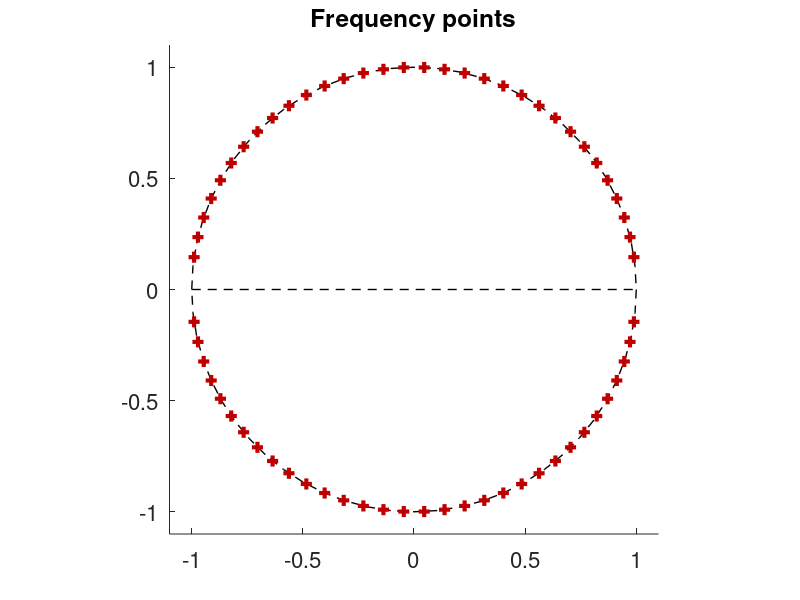

Recreate this plot in MATLAB. (Note: this script raises an error after producing the figure.)

clear
clc
close all

set(groot, 'DefaultAxesFontSize', 16);
set(groot, 'DefaultTextFontSize', 16);
set(groot, 'DefaultLineLineWidth', 2);

red = [0.75,0,0];
green = [0,0.5,0];
blue = [0,0,0.65];

rng(0);

%%

Gbar = tf([0.12 0.18], [1 -1.4 1.443 -1.123 0.7729], 1); % true system

M = 32; % the number of frequency points
N = 30; % the number of samples at each frequency
delta = 0.1; % the margin for frequency points
eta = 0.5; % the bound on noise
arc_dist = (pi - 2*delta) / M; % the arc distance between frequency points
theta = (delta + arc_dist/2):arc_dist:(pi - delta - arc_dist/2);
z = exp(1i.*theta);
zbar = conj(z);

figure;
hold on
axis equal
axis([-1.1, 1.1, -1.1, 1.1]);
rectangle('Position', [-1,-1,2,2], 'Curvature', 1, 'LineStyle', '--', 'LineWidth', 1, 'EdgeColor', 'k');
plot([-1, 1], [0, 0], 'LineStyle', '--', 'LineWidth', 1, 'Color', 'k');
plot(real(z), imag(z), '+', 'MarkerSize', 8, 'LineWidth', 3, 'Color', red);
plot(real(zbar), imag(zbar), '+', 'MarkerSize', 8, 'LineWidth', 3, 'Color', red);
title("Frequency points");

wbar = freqresp(Gbar, z); wbar = squeeze(wbar(1,1,:));
Wbar = repmat(wbar, 1, N);
V = eta*(2*rand(M, N)-1) + 1i*eta*(2*rand(M, N)-1);
Wtil = Wbar + V;

frdatabar = idfrd(wbar, theta, 1);
[magbar, phasebar] = bode(frdatabar);
magbar = squeeze(magbar);
phasebar = squeeze(phasebar);

magtil = zeros(M, N);
phasetil = zeros(M, N);
for k = 1:N
    [magtil(:,k), phasetil(:,k)] = bode(idfrd(Wtil(:,k), theta, 1));
end
magtil_mean = mean(magtil, 2);
magtil_lower = prctile(magtil, 2.5, 2);  % 2.5th percentile (M x 1)
magtil_upper = prctile(magtil, 97.5, 2); % 97.5th percentile (M x 1)
err_lower_mag = magtil_mean - magtil_lower;    % Error bar (lower side)
err_upper_mag = magtil_upper - magtil_mean;    % Error bar (upper side)
phasetil_mean = mean(phasetil, 2);
phasetil_lower = prctile(phasetil, 2.5, 2);  % 2.5th percentile (M x 1)
phasetil_upper = prctile(phasetil, 97.5, 2); % 97.5th percentile (M x 1)
err_lower_phase = phasetil_mean - phasetil_lower;    % Error bar (lower side)
err_upper_phase = phasetil_upper - phasetil_mean;    % Error bar (upper side)

figure();
subplot(2,1,1);
hold on;
plot(theta, 20*log10(magbar));
errorbar(theta, 20*log10(magtil_mean), 20*log10(err_lower_mag), 20*log10(err_upper_mag), 'LineWidth', 2);
set(gca, 'XScale', 'log');
xlabel('Frequency (rad/s)');
ylabel('Magnitude (dB)');
title("Bode Magnitude Plot");
grid on;
subplot(2,1,2);
hold on;
plot(theta, phasebar);
errorbar(theta, phasetil_mean, err_lower_phase, err_upper_phase, 'LineWidth', 2);
set(gca, 'XScale', 'log');
xlabel('Frequency (rad/s)');
ylabel('Phase (degrees)');
title('Bode Phase Plot');
grid on;

Lwbar = loewner(z, wbar);
sv_Lwdot = svd(Lwbar);
Lwtil = loewner(z, Wtil(:,1));
sv_Lwtil = svd(Lwtil);

figure;
hold on
title('Singular Values of the Loewner Matrix');
bar([sv_Lwdot, sv_Lwtil]);
legend(["True", "Noisy"]);

%%
% This part is to verify the formal derivations of loewner-related
% matrices in the paper.
Gpert = tf([0.12 0.18]*(1 + 5e-2), [1 -1.4 1.443+0.12 -1.123-0.02 0.7729+0.001], 1); % tiny num perturb
v = squeeze(freqresp(Gpert, z)) - wbar;
v = v - mean(v);

Lv = loewner(z, v);
Lvadj = adjoint_loewner(z, Lv);
Lvinvadj = inv_adj_loewner(z, v);

v - real(mean(v))
adjoint_loewner(z, Lvinvadj)

Lwbar = loewner(z, wbar);
Lwbaradj = adjoint_loewner(z, Lwbar);
Lvadj_real = [real(Lvadj); imag(Lvadj)];
wbar_real = [real(wbar); imag(wbar)];
trace(Lwbar' * Lv) - trace(wbar_real' * Lvadj_real)

%%

% Hinf vs N
num_exp = 20;
num_N = 8;
tau = 7;
N_values = floor(logspace(1, log10(300), num_N));
M = 32; % the number of frequency points
delta = 0.1; % the margin for frequency points
eta = 0.5; % the bound on noise
arc_dist = (pi - 2*delta) / M; % the arc distance between frequency points
theta = (delta + arc_dist/2):arc_dist:(pi - delta - arc_dist/2);
z = exp(1i.*theta);
zbar = conj(z);
wbar = freqresp(Gbar, z); wbar = squeeze(wbar(1,1,:));

id_errors = zeros(num_N, num_exp);

for roll = 1:num_exp
    counter = 0;
    for N = N_values
        counter = counter + 1;
        fprintf("exp = %d, N = %.2d \n", roll, N);
        Wbar = repmat(wbar, 1, N);
        V = eta*(2*rand(M, N)-1) + 1i*eta*(2*rand(M, N)-1);
        Wtil = Wbar + V;
        what = LNNM(z, Wtil, tau);
        id_errors(counter, roll) = max(abs(what - wbar));
    end
end

filename = sprintf("results/N_dep/M%d_eta%d_delta%d_num_exp%d_num_N%d_tau_%d.mat", M, eta, delta, num_exp, num_N, tau);
save(filename, 'id_errors', 'N_values');

%%

load("results/N_dep/M32_eta5.000000e-01_delta1.000000e-01_num_exp20_num_N8_tau_7.mat")

error_mean = mean(id_errors, 2);
error_lower = prctile(id_errors, 2.5, 2);  % 2.5th percentile (M x 1)
error_upper = prctile(id_errors, 97.5, 2); % 97.5th percentile (M x 1)
errorbar_lower = error_mean - error_lower; % Error bar (lower side)
errorbar_upper = error_upper - error_mean; % Error bar (upper side)

figure;
loglog(N_values, 0.8*N_values.^(-0.5), 'Color', red, 'LineStyle', '--', 'LineWidth', 2);
hold on;
errorbar(N_values, error_mean, errorbar_lower, errorbar_upper, 'LineWidth', 2, 'CapSize', 10, 'Color', blue);
xlabel("Number of samples at each frequency $N$", 'Interpreter', 'latex');
ylabel("$\mathcal{H}_\infty$ identification error", 'Interpreter', 'latex');
exportgraphics(gcf, 'results/N_dep/N_dep.pdf', 'ContentType', 'vector');

%%
figure;
% Hinf vs M
num_exp = 20;
num_M = 1;
tau = 7;
M_values = floor(logspace(1, log10(55), num_M));
N = 30; % the number of frequency points
delta = 0.1; % the margin for frequency points
eta = 0.5; % the bound on noise
id_errors = zeros(num_M, num_exp);

for roll = 1:num_exp
    counter = 0;
    for M = M_values
        counter = counter + 1;
        fprintf("exp = %d, M = %.2d \n", roll, M);
        arc_dist = (pi - 2*delta) / M; % the arc distance between frequency points
        theta = (delta + arc_dist/2):arc_dist:(pi - delta - arc_dist/2);
        z = exp(1i.*theta);
        zbar = conj(z);
        wbar = freqresp(Gbar, z); wbar = squeeze(wbar(1,1,:));
        Wbar = repmat(wbar, 1, N);
        V = eta*(2*rand(M, N)-1) + 1i*eta*(2*rand(M, N)-1);
        Wtil = Wbar + V;
        tic;
        what = LNNM(z, Wtil, tau);
        elapsed_time = toc;
        fprintf('LNNM took %.2f seconds.\n', elapsed_time);
        print("_______________________________")
        id_errors(counter, roll) = max(abs(what - wbar));
    end
end

filename = sprintf("results/M_dep/N%d_eta%d_delta%d_num_exp%d_num_M%d_tau_%d.mat", N, eta, delta, num_exp, num_M, tau);
save(filename, 'id_errors', 'M_values');


%%

load("results/M_dep/N30_eta5.000000e-01_delta1.000000e-01_num_exp20_num_M10_tau_7.mat")

error_mean = mean(id_errors, 2);
error_lower = prctile(id_errors, 2.5, 2);  % 2.5th percentile (M x 1)
error_upper = prctile(id_errors, 97.5, 2); % 97.5th percentile (M x 1)
errorbar_lower = error_mean - error_lower;    % Error bar (lower side)
errorbar_upper = error_upper - error_mean;    % Error bar (upper side)

figure;
% loglog(M_values, 0.03*M_values.^(0.5), 'r--', 'LineWidth', 2);
hold on;
errorbar(M_values, error_mean,  errorbar_lower, errorbar_upper, 'LineWidth', 2, 'CapSize', 10, 'Color', blue);
xlabel("Number of frequency points $M$", 'Interpreter', 'latex');
ylabel("$\mathcal{H}_\infty$ identification error", 'Interpreter', 'latex');
exportgraphics(gcf, 'results/M_dep/M_dep.pdf', 'ContentType', 'vector');


%%

figure;
% Hinf vs eta
num_exp = 20;
N = 30;
M = 32;
eta_values = 0.25:0.25:2;
num_eta = length(eta_values);
tau = 20;
id_errors = zeros(num_eta, num_exp);
delta = 0.1; % the margin for frequency points

counter = 0;
for roll = 1:num_exp
    counter = 0;
    for eta = eta_values
        counter = counter + 1;
        fprintf("exp = %d, eta = %.2d \n", roll, eta);

        Wbar = repmat(wbar, 1, N);
        V = eta*(2*rand(M, N)-1) + 1i*eta*(2*rand(M, N)-1);
        Wtil = Wbar + V;
        what = LNNM(z, Wtil, tau);

        id_errors(counter, roll) = norm(what - wbar, 'inf');
    end
end

filename = sprintf("results/eta_dep/N%d_M%d_delta%d_num_exp%d_num_eta%d_tau_%d.mat", N, M, delta, num_exp, num_eta, tau);
save(filename, 'id_errors', 'eta_values');

%%

load("results/eta_dep/N30_M32_delta1.000000e-01_num_exp20_num_eta8_tau_20.mat")

error_mean = mean(id_errors, 2);
error_lower = prctile(id_errors, 2.5, 2);  % 2.5th percentile (M x 1)
error_upper = prctile(id_errors, 97.5, 2); % 97.5th percentile (M x 1)
errorbar_lower = error_mean - error_lower;    % Error bar (lower side)
errorbar_upper = error_upper - error_mean;    % Error bar (upper side)

figure;
% plot(eta_values, 0.3*eta_values, 'Color', red, 'LineStyle', '--', 'LineWidth', 2);
hold on;
errorbar(eta_values, error_mean,  errorbar_lower, errorbar_upper, 'LineWidth', 2, 'CapSize', 10, 'Color', blue);
xlabel("Noise level $\eta$", 'Interpreter', 'latex');
ylabel("$\mathcal{H}_\infty$ identification error", 'Interpreter', 'latex');
exportgraphics(gcf, 'results/eta_dep/eta_dep.pdf', 'ContentType', 'vector');



